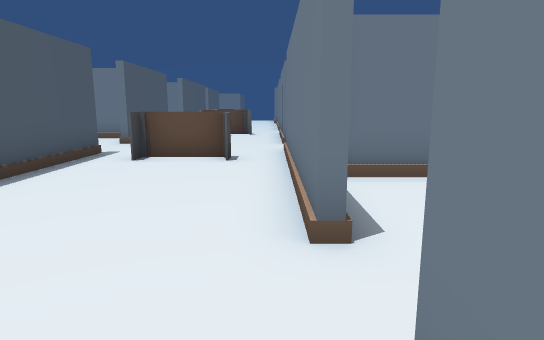
[1] (above)

21 first-person views from a walk through a Unity game level. The camera is 1.5 m above the floor, tilts 10° down and sees 75° across. The floor is counted in squares, 1.34 m on a side. Each view is taken from the middle of a square. On the plan, view 1 faces up. The plan holds only what a view shows up to about 14 squares ahead; the rest is blank. The place goes on beyond the plan. The player is left out. Some animated figures are left out. Door leaves are left out, so doorways stand open.

[2]
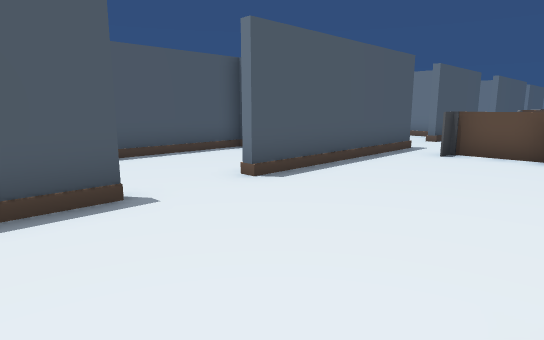

[3]
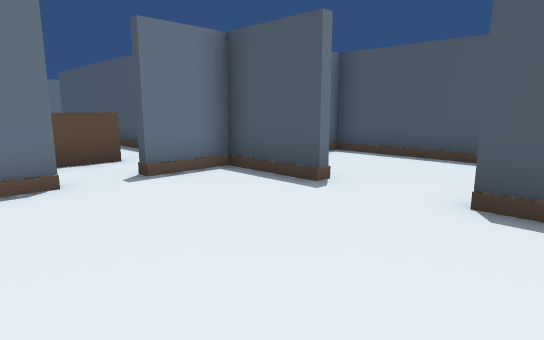

[4]
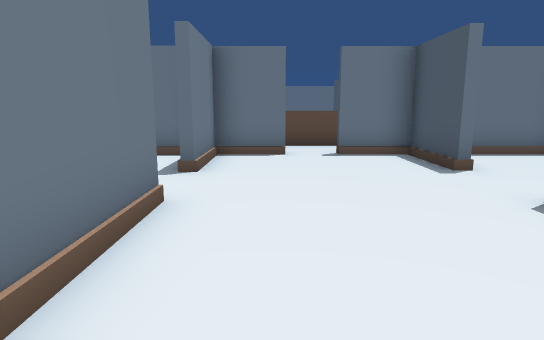

[5]
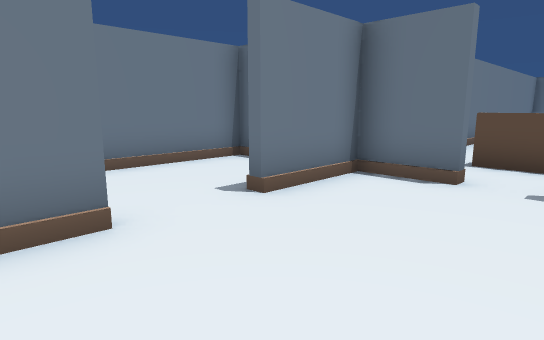

[6]
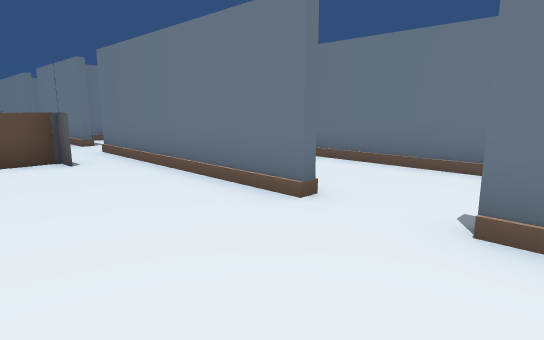

[7]
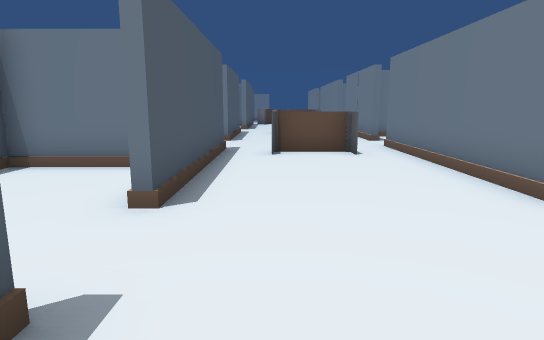

[8]
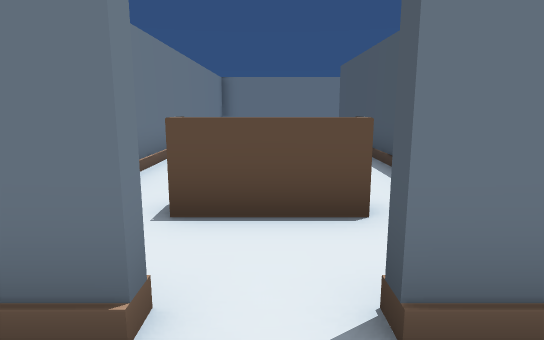

[9]
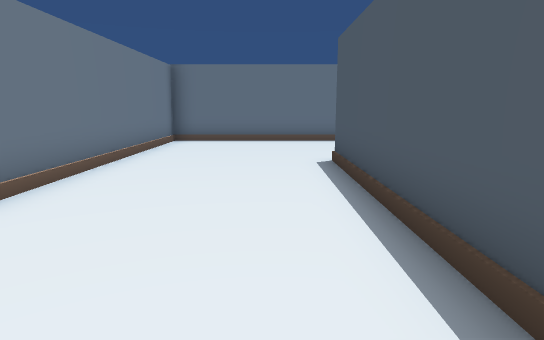

[10]
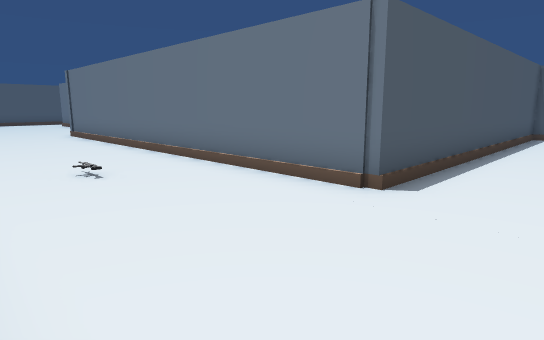

[11]
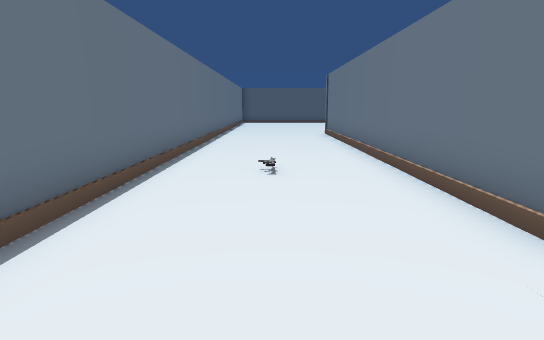

[12]
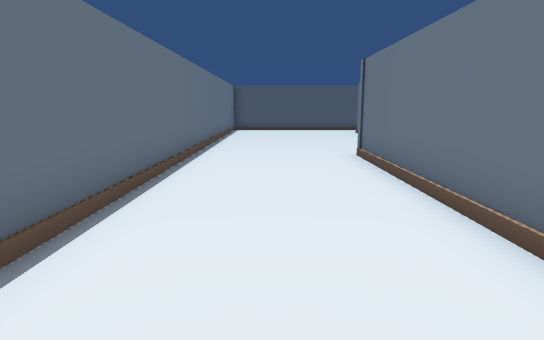

[13]
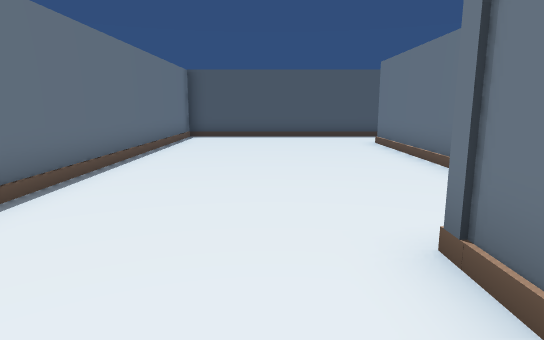

[14]
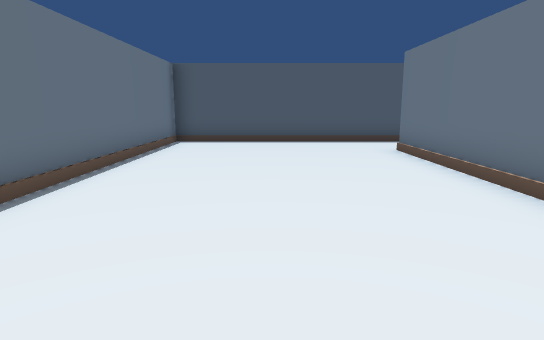

[15]
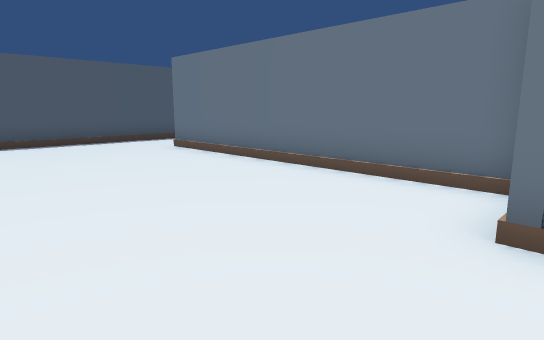

[16]
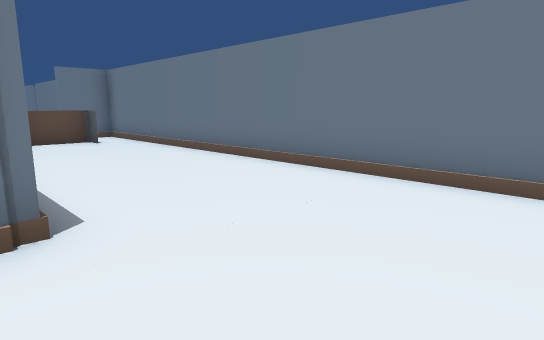

[17]
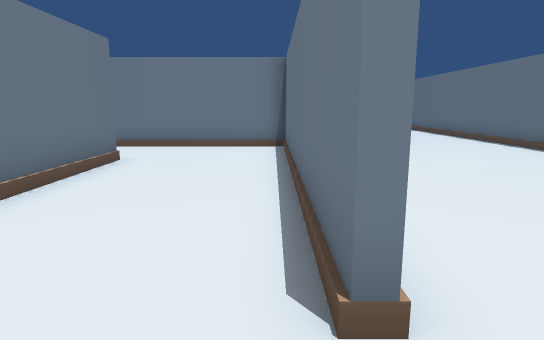

[18]
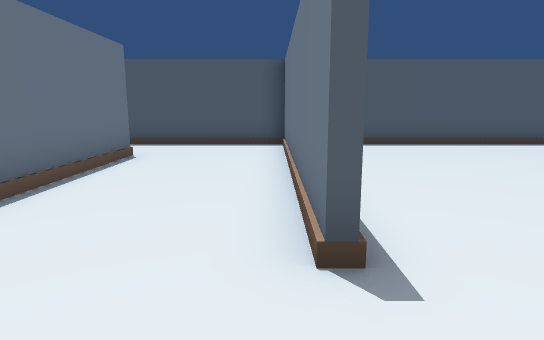

[19]
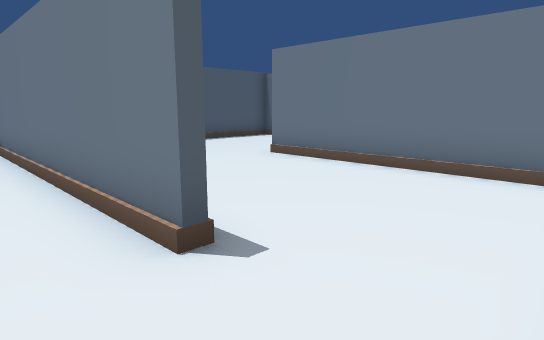

[20]
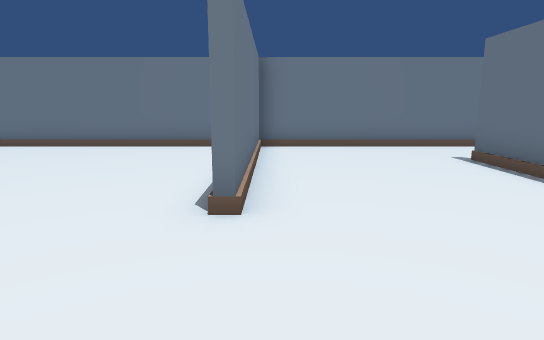

[21]
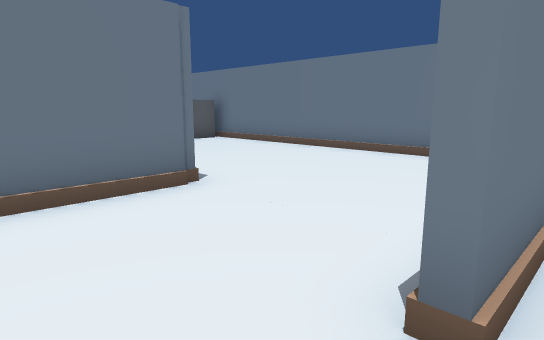

### Floor plan
Key: @ floor where view 1 was taken; # wall or solid block; x gap in a wall; . floor; / step, stairs or slope; v drop or lower ground; T table; O other object.
Columns run from 29 left of view 1 to 4 right of it. Each row starts with its distance up from view 1.
  9           O##            x. ..#
  8           ..#            #TTT.#
  7          ...#            #....#
  6         ....#        #####....####
  5        .....#        #...#....#..#
  4        .....#        #...#....#..#
  3     ###.....#        #...#....#..#
  2    .........#        #...........#
  1 #...........#        #...........#
  0 #...........#        #...#...@#..#
 -1 #.........  #        #...#....#..#
 -2 #....########        ######.#####v
 -3 #...........#           #.....#
 -4 #...........#           #.TTT.#
 -5   ..........#           #.....#
 -6       ......#           #.....#
 -7 #########...#           #.....#
 -8 #...........#           #.....#
 -9 #...........#           #.....#
-10 #...........#           #.....#
-11 #..##########           #.....#
-12 #...........#############.....#
-13 #.............................#
-14 #.............................#
-15 #...................//........#
-16 #.............................#
-17 #/////////////////////////////#
-18  #############################

Positions as (right, up) in squares from view 1, and headings:
1: (0, 0), facing up
2: (0, -1), facing up-left
3: (0, 4), facing down-left
4: (-1, 7), facing down
5: (-3, 4), facing down-right
6: (-3, 0), facing up-right
7: (-3, -1), facing up
8: (-2, 0), facing down
9: (-3, -5), facing down
10: (-2, -17), facing up-left
11: (-2, -15), facing left
12: (-8, -15), facing left
13: (-15, -14), facing left
14: (-17, -14), facing left
15: (-17, -16), facing up-left
16: (-5, -16), facing up-right
17: (-28, -10), facing right
18: (-18, -7), facing left
19: (-18, -8), facing up-left
20: (-28, -2), facing right
21: (-26, -2), facing up-right
